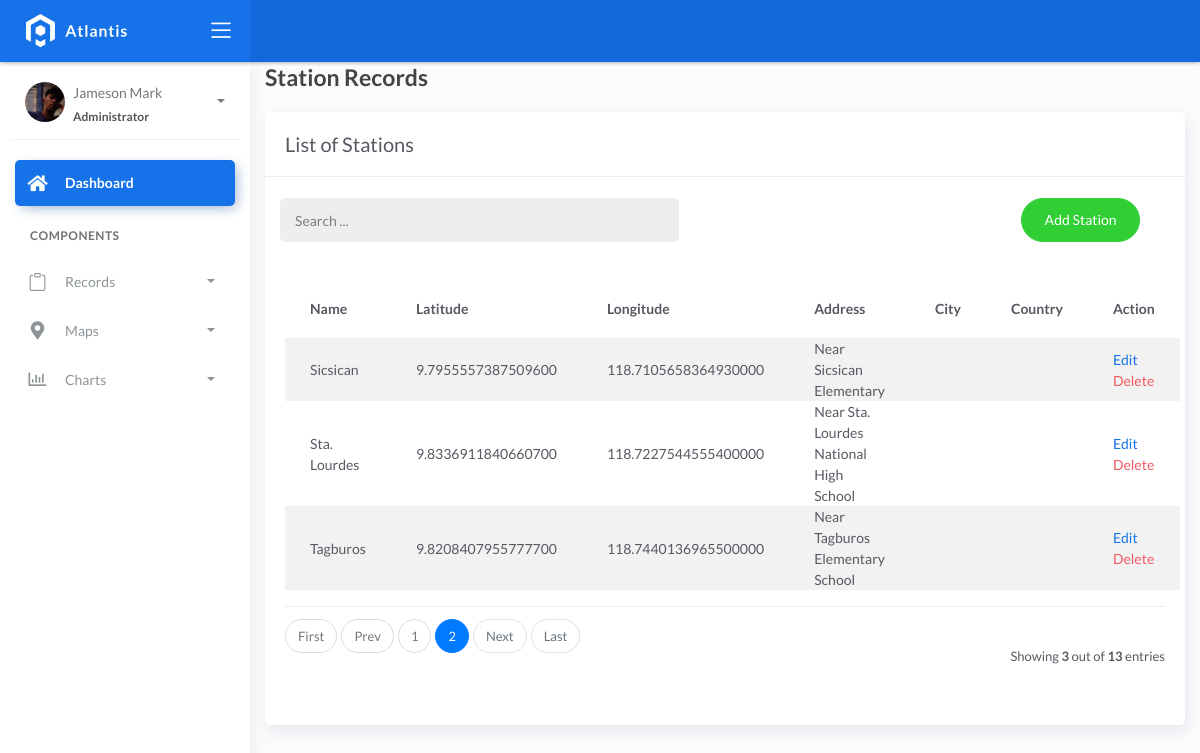
Before: /firestation/?page=2 with the older database file.
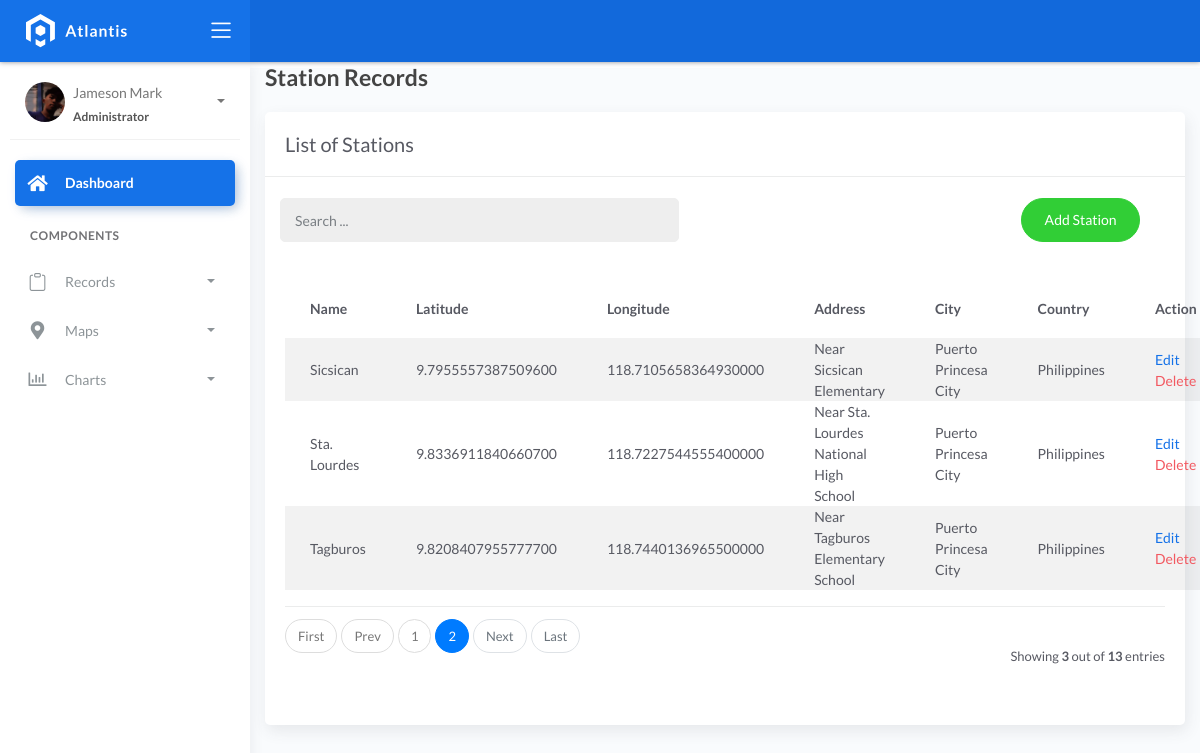
After: the same page with the newer database file.
### fire/models.py (models this page shows, shortened)
class BaseModel(models.Model):
    created_at = models.DateTimeField(auto_now_add=True, db_index=True)
    updated_at = models.DateTimeField(auto_now=True)
    class Meta:
        abstract = True

class FireStation(BaseModel):
    name = models.CharField(max_length=150)
    latitude = models.DecimalField(
        max_digits=22, decimal_places=16, null=True, blank=True)
    longitude = models.DecimalField(
        max_digits=22, decimal_places=16, null=True, blank=True)
    address = models.CharField(max_length=150)
    city = models.CharField(max_length=150)
    country = models.CharField(max_length=150)

### fire/views.py (the view)
# urls.py: path('firestation/', stationListView.as_view(), name='fire-station'),
class stationListView(ListView):
    model = FireStation
    form_class = FireStationForm
    template_name = 'station_record.html'
    context_object_name = 'firestations'
    success_url = reverse_lazy('fire-station')
    paginate_by = 10
    def get_queryset(self):
        queryset = FireStation.objects.all().order_by('name')  # Example: ordering by name
        return queryset

### templates/station_record.html (shortened to what this page needs)
{% extends 'base.html' %}
{% load static %}
{% block content %}
<div class="content">
    <div class="container-fluid">
        <h4 class="page-title">Station Records</h4>
        <div class="row">
            <div class="col-md-12">
                <div class="card">
                    <div class="card-header">
                        <div class="card-title">List of Stations</div>
                    </div>
                    <br />
                        <div class="col-md-12 row">
                            <div class="col-md-6">
                                <form class="navbar-form nav-search mr-md-3" action="">
                                    <div class="input-group">
                                        <input type="text" placeholder="Search ..." class="form-control" name="q" />
                                        <div class="input-group-append">
                                            <span class="input-group-text">
                                            </span>
                                        </div>
                                    </div>
                                </form>
                            </div>
                            <div class="col-md-6">
                                <div class="pull-right">
                                    <a href="{% url 'station-add' %}" class="btn btn-success btn-rounded">Add Station</a>
                                </div>
                            </div>
                        </div>
                    <div class="card-body">
                        <table class="table table-striped mt-3">
                            <thead>
                                <tr>
                                    <th>Name</th>
                                    <th>Latitude</th>
                                    <th>Longitude</th>
                                    <th>Address</th>
                                    <th>City</th>
                                    <th>Country</th>
                                    <th>Action</th>
                                </tr>
                            </thead>
                                <tbody>
                                    {% for firestation in firestations %}
                                        <tr>
                                            <td>{{ firestation.name }}</td>
                                            <td>{{ firestation.latitude }}</td>
                                            <td>{{ firestation.longitude }}</td>
                                            <td>{{ firestation.address }}</td>
                                            <td>{{ firestation.city }}</td>
                                            <td>{{ firestation.country }}</td>
                                            <td>
                                                <a href="{% url 'station-update' firestation.pk %}">Edit</a>
                                                <a href="{% url 'station-delete' firestation.pk %}" class="text-danger">Delete</a>
                                            </td>
                                        </tr>
                                    {% endfor %}
                                </tbody>
                        </table>
                        {% include 'includes/pagination.html' %}
                    </div>
                </div>
            </div>
        </div>
    </div>
</div>
{% endblock %}

### templates/base.html (shortened to what this page needs)
{% load static %}
<!DOCTYPE html>
<html lang="en">
  <head>
    <link href="https://cdn.jsdelivr.net/npm/bootstrap-icons/font/bootstrap-icons.css" rel="stylesheet">
    <link rel="stylesheet" href="{% static 'css/bootstrap.min.css' %}" />
    <link rel="stylesheet" href="{% static 'css/atlantis.min.css' %}" />
    <link rel="stylesheet" href="{% static 'css/demo.css' %}" />
  </head>
  <body>
    <div class="wrapper">
      <div class="main-header">
        <div class="logo-header" data-background-color="blue">
          <a href="index.html" class="logo">
            <img src="{% static 'img/logo.svg' %}" alt="navbar brand" class="navbar-brand" />
          </a>
          <div class="nav-toggle">
            <button class="btn btn-toggle toggle-sidebar">
              <i class="icon-menu"></i>
            </button>
          </div>
        </div>
        <nav class="navbar navbar-header navbar-expand-lg" data-background-color="blue2">
        </nav>
      </div>
      <div class="sidebar sidebar-style-2">
        <div class="sidebar-wrapper scrollbar scrollbar-inner">
          <div class="sidebar-content">
            <div class="user">
              <div class="avatar-sm float-left mr-2">
                <img src="{% static 'img/jm.jpg' %}" alt="Profile Image" class="avatar-img rounded-circle" />
              </div>
              <div class="info">
                <a data-toggle="collapse" href="#collapseExample" aria-expanded="true">
                  <span>
                    Jameson Mark
                    <span class="user-level">Administrator</span>
                    <span class="caret"></span>
                  </span>
                </a>
              </div>
            </div>
            <ul class="nav nav-primary">
              <li class="nav-item active">
                <a href="{% url 'home' %}" class="collapsed" aria-expanded="false">
                    <i class="fas fa-home"></i>
                    <p>Dashboard</p>
                </a>
              </li>
              <li class="nav-section">
                <h4 class="text-section">Components</h4>
              </li>
              <li class="nav-item">
                <a data-toggle="collapse" href="#records">
                  <i class="bi bi-clipboard"></i>
                  <p>Records</p>
                  <span class="caret"></span>
                </a>
              </li>
              <li class="nav-item">
                <a data-toggle="collapse" href="#maps">
                  <i class="fas fa-map-marker-alt"></i>
                  <p>Maps</p>
                  <span class="caret"></span>
                </a>
              </li>
              <li class="nav-item">
                <a data-toggle="collapse" href="#charts">
                  <i class="far fa-chart-bar"></i>
                  <p>Charts</p>
                  <span class="caret"></span>
                </a>
              </li>
            </ul>
          </div>
        </div>
      </div>
      <div class="main-panel">
        <div class="content">
          {% block content %}
          {% endblock %}
          </div>
        </div>
        <footer class="footer">
          <div class="container-fluid">
            <nav class="pull-left">
              <ul class="nav">
                <li class="nav-item">
                  <a class="nav-link" href="https://www.themekita.com"> ThemeKita </a>
                </li>
                <li class="nav-item">
                  <a class="nav-link" href="#"> Help </a>
                </li>
                <li class="nav-item">
                  <a class="nav-link" href="#"> Licenses </a>
                </li>
              </ul>
            </nav>
            <div class="copyright ml-auto">2018, made with  by <a href="https://www.themekita.com">ThemeKita</a></div>
          </div>
        </footer>
      </div>
  </body>
</html>

### templates/includes/pagination.html (shortened to what this page needs)
{% if is_paginated %}
<div class="card-footer px-0 border-0 d-flex flex-column flex-lg-row align-items-center justify-content-between mt-3">
  <nav aria-label="Topics pagination" class="mb-4">
    <ul class="pagination">
      {% if page_obj.number > 1 %}
      <li class="page-item">
        <a class="page-link" href="?page=1">First</a>
      </li>
      {% else %}
      <li class="page-item disabled">
        <span class="page-link">First</span>
      </li>
      {% endif %} {% if page_obj.has_previous %}
      <li class="page-item">
        <a class="page-link" href="?page={{ page_obj.previous_page_number }}">Prev</a>
      </li>
      {% else %}
      <li class="page-item disabled">
        <span class="page-link">Prev</span>
      </li>
      {% endif %} {% for page_num in paginator.page_range %} {% if page_obj.number == page_num %}
      <li class="page-item active">
        <span class="page-link">
          {{ page_num }}
        </span>
      </li>
      {% elif page_num > page_obj.number|add:'-3' and page_num < page_obj.number|add:'3' %}
      <li class="page-item">
        <a class="page-link" href="?page={{ page_num }}">{{ page_num }}</a>
      </li>
      {% endif %} {% endfor %} {% if page_obj.has_next %}
      <li class="page-item">
        <a class="page-link" href="?page={{ page_obj.next_page_number }}">Next</a>
      </li>
      {% else %}
      <li class="page-item disabled">
        <span class="page-link">Next</span>
      </li>
      {% endif %} {% if page_obj.number != paginator.num_pages %}
      <li class="page-item">
        <a class="page-link" href="?page={{ paginator.num_pages }}">Last</a>
      </li>
      {% else %}
      <li class="page-item disabled">
        <span class="page-link">Last</span>
      </li>
      {% endif %}
    </ul>
  </nav>
  <div class="fw-normal small mt-4 mt-lg-0">Showing <b>{{object_list.count}}</b> out of <b>{{paginator.count}}</b> entries</div>
</div>
{% endif %}

Changed rows visible on the page:
changed FireStation "Sicsican": city (not shown) → "Puerto Princesa City"; country (not shown) → "Philippines"
changed FireStation "Sta. Lourdes": city (not shown) → "Puerto Princesa City"; country (not shown) → "Philippines"
changed FireStation "Tagburos": city (not shown) → "Puerto Princesa City"; country (not shown) → "Philippines"
